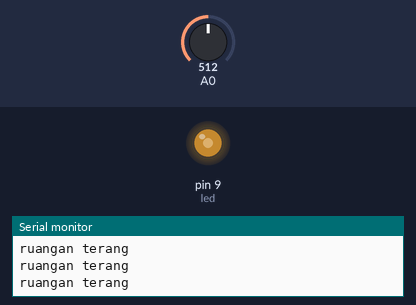
Recording of a sketch running on a simulated Arduino Uno, built with avr-gcc and run on an emulated ATmega328P. Parts: output pins drawn as LEDs (lit = HIGH), the last lines printed to the serial monitor. The inputs (shaded band) are chosen by the test bench; at power-on: A0 = 512.

Above: at 1.2 s.
1.3 s: A0 set to 315
At 2.3 s:
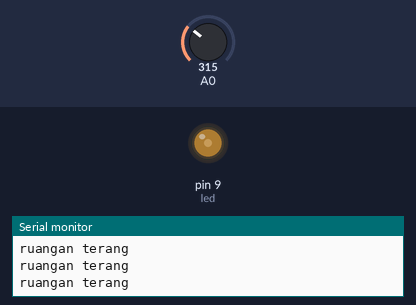
4.3 s: A0 set to 286
At 5.6 s:
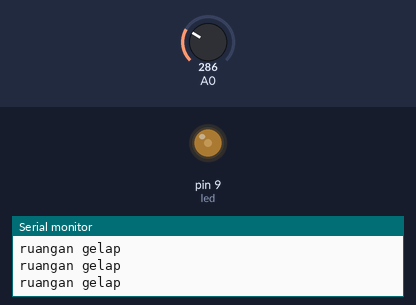
6.2 s: A0 set to 716
At 7.2 s:
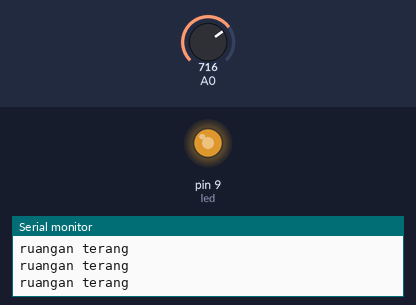
7.7 s: A0 set to 122
At 8.2 s:
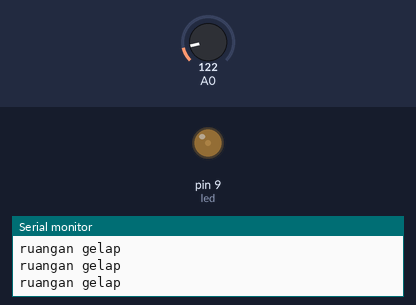
9.2 s: A0 set to 900
At 10.4 s:
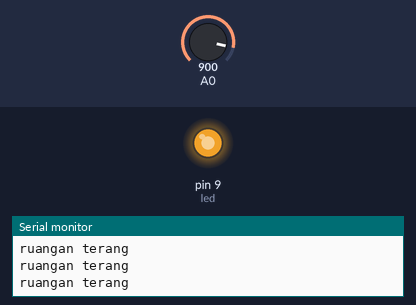
10.7 s: A0 set to 0
At 11.5 s:
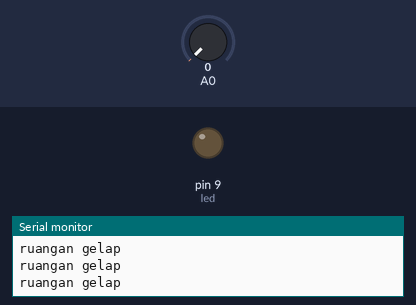
Timing chart, 0 to 13.2 s (numbered marks = the images above; inputs shaded):
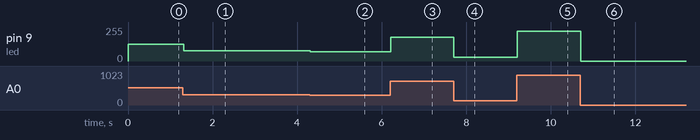

Measured:
- after the input at 1.3 s, pin 9 (led): 127/255 → 78/255 at once
- after the input at 4.3 s, pin 9 (led): 78/255 → 71/255 at once
- after the input at 6.2 s, pin 9 (led): 71/255 → 178/255 at once
- after the input at 7.7 s, pin 9 (led): 178/255 → 30/255 at once
- after the input at 9.2 s, pin 9 (led): 30/255 → 224/255 at once
- after the input at 10.7 s, pin 9 (led): 224/255 → 0/255 at once

The sketch:

LATSOAL_LDRPOT_PSAS.ino
```cpp
int potPin;
int ldrPin;
int led = 9;
int nilaiPot,nilaiLDR;
int pwm;

void setup(){
Serial.begin(9600);
}
void loop() {
  // put your main code here, to run repeatedly:
 nilaiPot = analogRead(potPin);
  nilaiLDR = analogRead(ldrPin);
  pwm =  map(nilaiPot, 0, 1023, 0, 255);
  analogWrite(led, pwm);

  if (nilaiLDR < 300) {
Serial.println("ruangan gelap");
  } else{
Serial.println("ruangan terang");
  }
}
```
